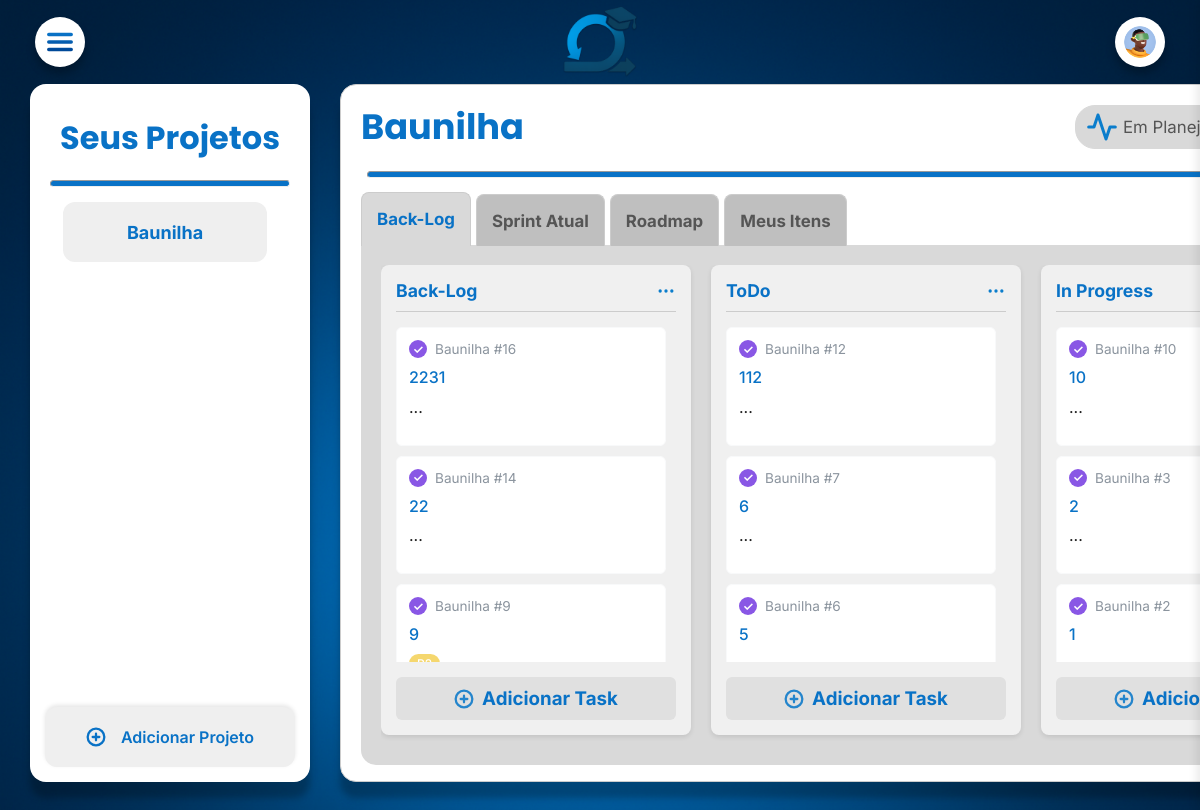
The page /?projeto_id=2 (signed in) on the database as committed earlier.
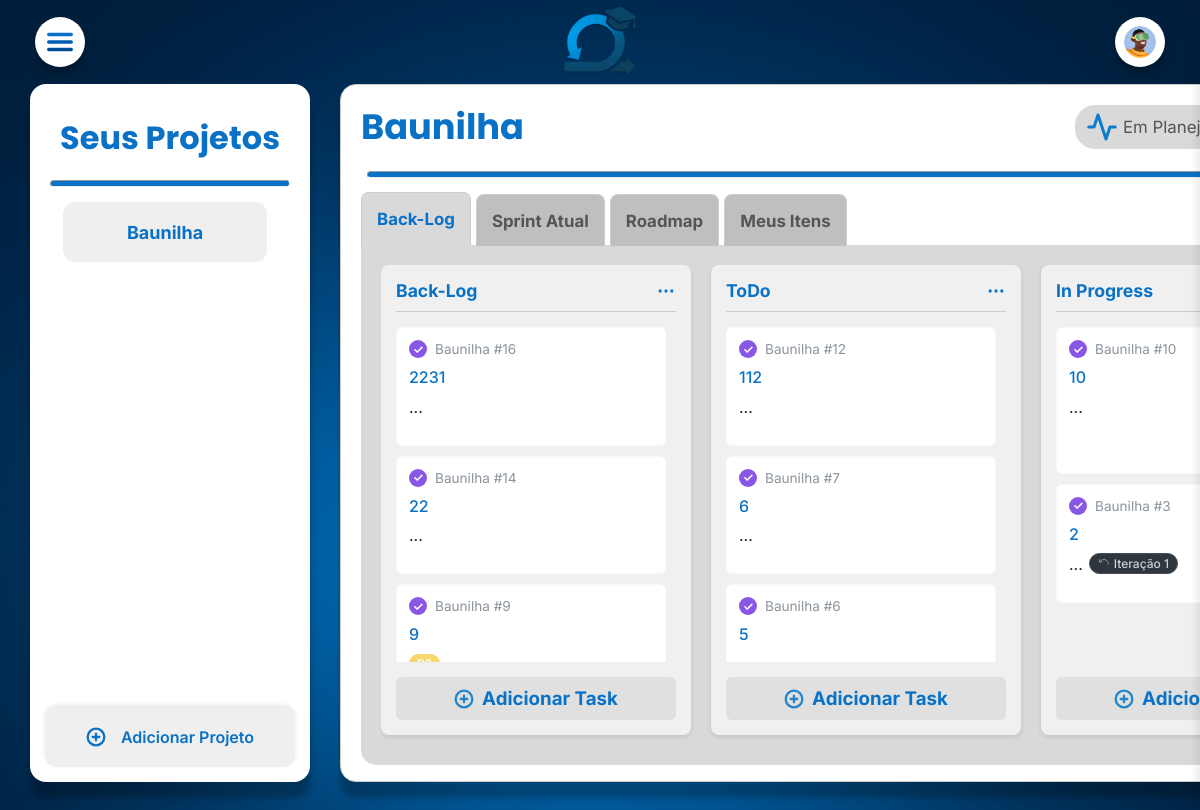
The same page on the database as committed later.
### public/models.py (models this page shows, shortened)
class Projeto(models.Model):
    nome = models.CharField(max_length=200)
    descricao = models.TextField(blank=True)
    data_criacao = models.DateTimeField(default=timezone.now)
    data_inicio = models.DateTimeField(null=True, blank=True)
    data_limite = models.DateTimeField(null=True, blank=True)
    data_ultima_atualizacao = models.DateTimeField(auto_now=True)
    iteration_duration = models.PositiveIntegerField(default=2)
    iteration_unit = models.CharField(max_length=10, default='weeks') # 'weeks' or 'days'
    status_update_text = models.TextField(blank=True, null=True, help_text="Texto da última atualização de status do projeto.")
    status = models.CharField(
        max_length=20,
        choices=StatusProjetoChoices.choices,
        default=StatusProjetoChoices.PLANEJAMENTO
    )
    responsavel = models.ForeignKey(
        'UsuarioPersonalizado',
        on_delete=models.PROTECT,
        related_name='projetos_responsavel'
    )
    participantes = models.ManyToManyField(
        'UsuarioPersonalizado',
        related_name='projetos_participante'
    )
    publico = models.BooleanField(default=True)
    ativo = models.BooleanField(default=True)
    versao = models.PositiveIntegerField(default=1)
    observacoes = models.TextField(blank=True, null=True)
    feedback_final = models.TextField(
        blank=True,
        null=True,
        help_text="Feedback final do professor sobre o projeto."
    )
    class Meta:
        verbose_name = 'Projeto'
        verbose_name_plural = 'Projetos'
        ordering = ['-data_criacao']

class Coluna(models.Model):
    nome = models.CharField(max_length=100)
    projeto = models.ForeignKey(Projeto, on_delete=models.CASCADE, related_name='colunas')
    ordem = models.PositiveIntegerField(default=0) # Para definir a ordem de exibição
    class Meta:
        ordering = ['ordem']

class Tarefa(models.Model):
    titulo = models.CharField(
        max_length=255
    )
    descricao = models.TextField(
        blank=True,
        null=True
    )
    numero_tarefa_projeto = models.PositiveIntegerField(
        editable=False,
        help_text="Número sequencial da tarefa dentro do projeto."
    )
    coluna = models.ForeignKey(Coluna,
        on_delete=models.CASCADE,
        related_name='tarefas',
        null=True)
    dificuldade = models.CharField(
        max_length=20,
        choices=NivelDificuldadeChoices.choices,
        blank=True,
        null=True
    )
    prioridade = models.ForeignKey(
        Prioridade,
        on_delete=models.SET_NULL,
        blank=True,
        null=True,
        related_name='tarefas'
    )
    tamanho = models.ForeignKey(
        Tamanho,
        on_delete=models.SET_NULL,
        blank=True,
        null=True,
        related_name='tarefas'
    )
    projeto = models.ForeignKey(
        Projeto,
        on_delete=models.CASCADE,
        related_name='tarefas'
    )
    responsaveis = models.ManyToManyField(
        settings.AUTH_USER_MODEL,
        related_name='tarefas_responsaveis',
        limit_choices_to={'tipo_usuario': 'aluno'},
        blank=True
    )
    tags = models.ManyToManyField(
        Tag,
        related_name='tarefas',
        blank=True
    )
    milestone = models.ForeignKey(
        Milestone,
        on_delete=models.SET_NULL,
        null=True, blank=True,
        related_name='tarefas'
    )
    relacionamentos = models.ManyToManyField(
        'self',
        blank=True,
        symmetrical=True
    )
    especificacoes = models.TextField(
        blank=True,
        null=True
    )
    sprint = models.ForeignKey(
        Sprint,
        on_delete=models.SET_NULL,
        null=True,
        blank=True,
        related_name='tarefas'
    )
    visibilidade = models.CharField(
        max_length=20,
        choices=TipoVisibilidadeChoices.choices,
        default=TipoVisibilidadeChoices.PUBLICA
    )
    nota = models.FloatField(
        null=True,
        blank=True
    )
    data_criacao = models.DateTimeField(
        default=timezone.now
    )
    data_atualizacao = models.DateTimeField(
        auto_now=True
    )
    class Meta:
        verbose_name = "Tarefa"
        verbose_name_plural = "Tarefas"
        ordering = ['coluna__ordem', '-data_criacao', 'titulo']

class Prioridade(models.Model):
    projeto = models.ForeignKey(Projeto, on_delete=models.CASCADE, related_name='prioridades')
    nome = models.CharField(max_length=100)
    descricao = models.TextField(blank=True, null=True)
    cor = models.CharField(max_length=7, default='#808080', help_text="Cor em formato hexadecimal, ex: #FF0000")
    ordem = models.PositiveIntegerField(default=0, help_text="Define a ordem de exibição da prioridade.")
    class Meta:
        verbose_name = "Prioridade"
        verbose_name_plural = "Prioridades"
        unique_together = ('projeto', 'nome')
        ordering = ['ordem','nome']

class Sprint(models.Model):
    nome = models.CharField(
        max_length=255
    )
    data_inicio = models.DateField(
        null=True,
        blank=True
    )
    data_fim = models.DateField(
        null=True,
        blank=True
    )
    projeto = models.ForeignKey(
        Projeto,
        on_delete=models.CASCADE,
        related_name='sprints'
    )
    class Meta:
        verbose_name = "Sprint"
        verbose_name_plural = "Sprints"
        ordering = ['data_inicio', 'nome']

### public/views.py (the view)
# urls.py: path('', views.index, name='index'),
@login_required
def index(request):
    is_professor_check = request.user.is_authenticated and request.user.tipo_usuario == 'professor'
    if request.user.tipo_usuario == 'professor':
        projetos_visiveis = Projeto.objects.filter(
            Q(responsavel=request.user) | Q(participantes=request.user)
        ).distinct()
    else:
        projetos_visiveis = Projeto.objects.filter(
            Q(participantes=request.user) & Q(ativo=True)
        ).distinct()
    projetos_atuais = projetos_visiveis.order_by('nome')
    selected_project_id = request.GET.get('projeto_id')
    selected_project = None
    project_title = "Nenhum projeto selecionado"
    colunas = []
    sprint_atual = None
    colunas_sprint = []
    colunas_meus_itens = []  # Variável para as tarefas do usuário
    if selected_project_id:
        try:
            selected_project = get_object_or_404(
                projetos_visiveis, id=selected_project_id
            )
            project_title = selected_project.nome
            colunas = Coluna.objects.filter(projeto=selected_project).prefetch_related('tarefas').order_by('ordem')
            hoje = date.today()
            sprint_atual = Sprint.objects.filter(
                projeto=selected_project,
                data_inicio__lte=hoje,
                data_fim__gte=hoje
            ).first()
            if sprint_atual:
                tarefas_da_sprint_prefetch = Prefetch(
                    'tarefas',
                    queryset=Tarefa.objects.filter(sprint=sprint_atual)
                )
                colunas_sprint = Coluna.objects.filter(projeto=selected_project).prefetch_related(
                    tarefas_da_sprint_prefetch
                ).order_by('ordem')
            tarefas_do_usuario_prefetch = Prefetch(
                'tarefas',
                queryset=Tarefa.objects.filter(responsaveis=request.user).select_related(
                    'projeto', 'prioridade', 'tamanho', 'sprint'
                ).prefetch_related('tags', 'responsaveis')
            )
            colunas_meus_itens = Coluna.objects.filter(projeto=selected_project).prefetch_related(
                tarefas_do_usuario_prefetch
            ).order_by('ordem')
        except (ValueError, Projeto.DoesNotExist):
            messages.error(request, "ID do projeto inválido ou projeto não encontrado.")
            project_title = "Projeto inválido"
            selected_project = None
    context = {
        "is_professor": is_professor_check,
        "projetos_atuais": projetos_atuais,
        "selected_project": selected_project,
        "project_title": project_title,
        "colunas": colunas,
        "sprint_atual": sprint_atual,
        "colunas_sprint": colunas_sprint,
        "colunas_meus_itens": colunas_meus_itens,  # Adiciona ao contexto
    }
    return render(request, "public/pages/index.html", context=context)

### public/templates/public/pages/index.html (shortened to what this page needs)
{% extends "public/templates/main.html" %}
{% load static %}
{% block content %}
    {% include "public/templates/parts/header.html" %}
    <div class="main-container">
        {% include "public/templates/parts/abaProjetos.html" %}
        {% if selected_project %}
            {% include 'public/templates/parts/abaProjeto.html' %}
        {% endif %}
    </div>
{% endblock %}

### public/templates/public/templates/parts/abaProjetos.html
{% load static %}
<div class="aba-de-projetos-container">
    <div class="aba-de-projetos">
        <h1 class="titulo-projetos">Seus Projetos</h1>
        <hr class="linha-projetos">
        <div class="projetos-lista">
            {% for p in projetos_atuais %}
                <a href="{% url 'public:index' %}?projeto_id={{ p.id }}" class="projeto-link" style="text-decoration: none;">
                    {% include "public/templates/parts/projRec.html" %}
                </a>
            {% empty %}
                <p class="nenhum-projeto-mensagem">Nenhum projeto encontrado.</p>
            {% endfor %}
        </div>
        {% if is_professor %}
            <div class ="adicionar-projeto">
                <a href="javascript:void(0);" id="showAddProjectModalButton">
                    <img class="plus-icon" src="{% static 'public/images/Plus circle.svg' %}" alt="Adicionar Projeto">
                    <h4>Adicionar Projeto</h4>
                </a>
            </div>
        {% endif %}
    </div>
</div>

### public/templates/public/templates/parts/projRec.html
<div class="rectangle-div">
    <h4 class="projectName">{{ p.nome }}</h4>
</div>

### public/templates/public/templates/parts/projetoHeader.html (shortened to what this page needs)
{% load static %}
<div class="projeto-header">
    <h1 class="titulo-projeto">{{ project_title }}</h1>
    <div class="menu-icons">
        <div class="status-button">
            <img src="{% static 'public/images/Activity.svg' %}" alt="Status">
            {% if selected_project %}
                <h3>{{ selected_project.get_status_display }}</h3>
            {% else %}
                <h3>Status</h3>
            {% endif %}
        </div>
    </div>
</div>

### public/templates/public/templates/parts/colunas.html (shortened to what this page needs)
{% load static %}
<div class="columns-container">
    {% for coluna in colunas %}
        <div class="board-column" data-column-id="{{ coluna.id }}">
            <div class="column-header">
                <h3>{{ coluna.nome }}</h3>
                <img class="column-options-icon" src="{% static 'public/images/More horizontal.svg' %}" alt="Mais Opções">
            </div>
            {% include "public/templates/parts/tarefas.html" with coluna=coluna %}
            <div class="add-task-button">
                <img src="{% static 'public/images/Plus circle.svg' %}" alt="Adicionar Tarefa">
                <h3>Adicionar Task</h3>
            </div>
        </div>
    {% endfor %}
</div>

### public/templates/public/templates/parts/tarefas.html (shortened to what this page needs)
{% load static %}
<div class="tasks-list">
    {% for tarefa in coluna.tarefas.all %}
        <div class="task-card" data-task-id="{{ tarefa.id }}" draggable="true">
            <div class="task-card-header">
                <span class="task-card-project-icon">✓</span>
                <span class="task-card-project-name">{{ tarefa.projeto.nome }} #{{ tarefa.numero_tarefa_projeto }}</span>
            </div>
            <div class="task-card-title">
                {{ tarefa.titulo }}
            </div>
            <div class="task-card-meta">
                {% if tarefa.prioridade %}
                    <span class="meta-tag priority-tag-card" title="{{ tarefa.prioridade.nome }}" style="background-color: {{ tarefa.prioridade.cor }};">
                        {{ tarefa.prioridade.nome}}
                    </span>
                {% endif %}
...
                {% if tarefa.sprint %}
                    <span class="meta-tag sprint-tag-card">
                        <svg xmlns="http://www.w3.org/2000/svg" width="12" height="12" viewBox="0 0 24 24" fill="none" stroke="currentColor" stroke-width="2" stroke-linecap="round" stroke-linejoin="round"><path d="M21 12a9 9 0 0 0-9-9 9.75 9.75 0 0 0-6.74 2.74L3 8"/><path d="M3 3v5h5"/></svg>
                        {{ tarefa.sprint.nome }}
                    </span>
                {% endif %}
            </div>
            <div class="task-card-footer">
            </div>
        </div>
    {% endfor %}
</div>

Rows that differ between the two databases and show on the page:
changed Coluna "In Progress": loses Tarefa (projeto.nome "Baunilha", numero_tarefa_projeto "2", titulo "1")
changed Tarefa: sprint_id empty → 4 (drawn); sprint.nome (not shown) → "Iteração 1"
